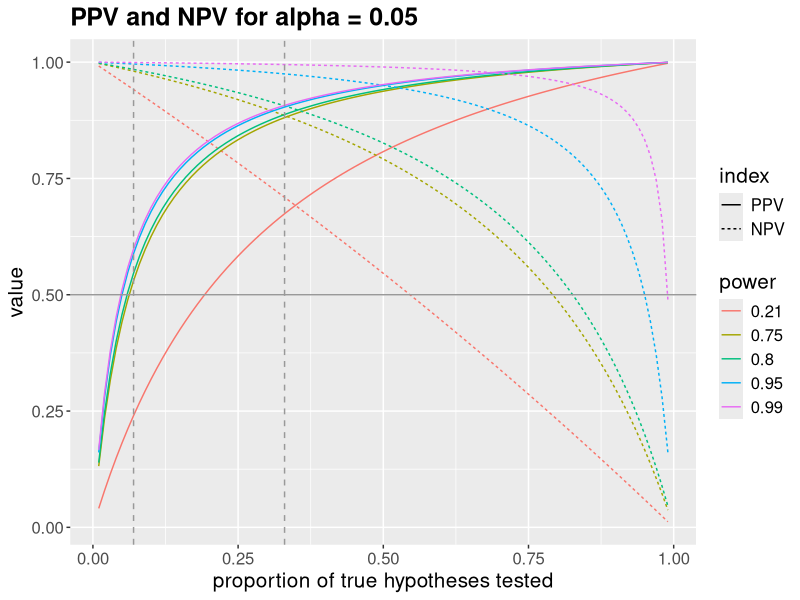
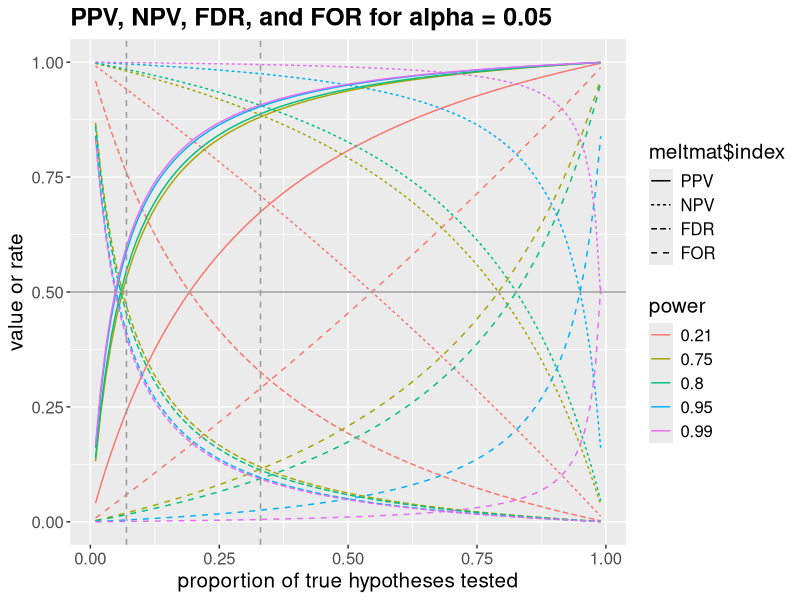

The R source for these figures, in order:
library(reshape2)
library(ggplot2)

#-----------------------------------------------------------------------------------#
#####################################################
# (1) SET VALUES (alpha, power, "power of interest")
#####################################################
alpha <- 0.05 # define alpha level
power <- c(0.21, 0.75, 0.8, 0.95, 0.99) # define levels of power (change or add values)

# The plot features a dashed line indicating the proportion of true hypotheses for which
# PPV=NPV at a given level of power. You can change this "power of interest" 
# by changing the poi value. The value must be among the power levels defined above!
poi <- 0.75  # set power of interest
#-----------------------------------------------------------------------------------#


#-----------------------------------------------------------------------------------#
#############################################
# (2) Do the maths: Run code down to line 87 
# (I know it's clumsy and ugly, I apologise)
#############################################
### create continuous vector for proportion of true hypotheses
H1rate <- c((1:99)/100) 

### create matrices for PPV, NPV, FDR, and FOR to fill with values
PPVmat <- matrix(data=NA, nrow=99, ncol=length(power)+1)
NPVmat <- matrix(data=NA, nrow=99, ncol=length(power)+1)
FDRmat <- matrix(data=NA, nrow=99, ncol=length(power)+1)
FORmat <- matrix(data=NA, nrow=99, ncol=length(power)+1)

colnames(PPVmat) <- c("H1rate", power)  #rename columns of mat
colnames(NPVmat) <- c("H1rate", power)  #rename columns of mat
colnames(FDRmat) <- c("H1rate", power)  #rename columns of mat
colnames(FORmat) <- c("H1rate", power)  #rename columns of mat

PPVmat[,1] <- H1rate
NPVmat[,1] <- H1rate
FDRmat[,1] <- H1rate
FORmat[,1] <- H1rate

### for loop to calculate PPV, NPV, FDR, and FOR for different power levels and fill them into matrices
for(i in 1:length(power)){ 
  for(j in 1:length(H1rate)) {
    truepos <- H1rate[j] * (power[i]) # true positives: proportion of true hypotheses * power
    falseneg <- H1rate[j] * (1-power)[i] # false negatives: proportion of true hypotheses * (1-power)
    falsepos <- (1-H1rate[j]) * alpha # false positives: proportion of false hypotheses * alpha
    trueneg <- (1-H1rate[j]) * (1-alpha) # true negatives: proportion of true hypotheses * (1-alpha)
    
    PPV <- truepos / (truepos + falsepos) #positive predictive value
    FDR <- falsepos / (truepos + falsepos) #false discovery rate
    FOR <- falseneg / (trueneg + falseneg) #false omission rate
    NPV <- trueneg / (trueneg + falseneg) #negative predictive value 
    
    PPVmat[j,(i+1)] <- PPV # fill PPV values into PPVmat
    NPVmat[j,(i+1)] <- NPV # fill NPV values into NPVmat
    FDRmat[j,(i+1)] <- FDR # fill FDR values into FDRmat
    FORmat[j,(i+1)] <- FOR # fill FOR values into FORmat
  }
}

### Turn the four matrices into data frames
PPVdatmat <- as.data.frame(PPVmat)
NPVdatmat <- as.data.frame(NPVmat)
FDRdatmat <- as.data.frame(FDRmat)
FORdatmat <- as.data.frame(FORmat)

### Turn the four data frames into long format
PPVmelt <- melt(PPVdatmat, id.vars="H1rate", variable.name="power", value.name = "PPV")
NPVmelt <- melt(NPVdatmat, id.vars="H1rate", variable.name="power", value.name = "NPV")
FDRmelt <- melt(FDRdatmat, id.vars="H1rate", variable.name="power", value.name = "FDR")
FORmelt <- melt(FORdatmat, id.vars="H1rate", variable.name="power", value.name = "FOR")

### put all four indices into one matrix & melt it for plotting
allmat <- cbind(PPVmelt, NPVmelt$NPV, FDRmelt$FDR, FORmelt$FOR)
colnames(allmat) <- c("H1rate", "power", "PPV", "NPV", "FDR", "FOR")
meltmat <- melt(allmat, id=c("H1rate","power"), variable.name="index")

### To only plot PPV and NPV together, I merged them into one data frame
PVmat <- cbind(PPVmelt, NPVmelt$NPV)
colnames(PVmat) <- c("H1rate", "power", "PPV", "NPV")
PVmat <- melt(PVmat, id=c("H1rate", "power"), variable.name="index")

### calculate the proportion of true hypotheses for which PPV=NPV at power of interest
PVrate <- allmat[which.min(abs(allmat[allmat[,"power"]==poi, "PPV"]-allmat[allmat[,"power"]==0.75, "NPV"])), "H1rate"]
#-----------------------------------------------------------------------------------#

#-----------------------------------------------------------------------------------#
#####################################################################################
# (3) PLOTTING
# I only included a plot with PPV and NPV combined ("PVplot") and one with all four
# indices ("allplot"), but the code above sets up single dataframes for each index, 
# allowing you to plot them individually if you want.
#####################################################################################
cbPalette <- c("#CC79A7", "#E69F00", "#56B4E9", "#009E73", "#D55E00", "#F0E442", "#0072B2", "#999999")

### Plot PPV and NPV together
PVplot <- ggplot(PVmat, aes(x=PVmat$H1rate, y=PVmat$value, colour=PVmat$power, linetype=PVmat$index))  +  
  geom_line() +
  geom_hline(aes(yintercept=0.5), colour="#999999") +
  geom_vline(aes(xintercept=0.07), colour="#999999", linetype="dashed") +
  geom_vline(aes(xintercept=PVrate), colour="#999999", linetype="dashed") +
  theme(text = element_text(size=15)) +
  theme(plot.title = element_text(face="bold")) +
  ggtitle(paste("PPV and NPV for alpha =", alpha)) +
  scale_y_continuous(name="value") +
  scale_x_continuous(name="proportion of true hypotheses tested") +
  scale_linetype_discrete(name="index") +
  scale_colour_discrete(name="power") 
# If you prefer a colourblind-friendly palette, replace the last argument with
# scale_colour_manual(name="power", values=cbPalette) 
PVplot


### plot with all indices (PPV, NPV, FDR, and FOR)
allplot <- ggplot(meltmat, aes(x=meltmat$H1rate, y=meltmat$value, colour=meltmat$power, linetype=meltmat$index))  +  
  geom_line() +
  geom_hline(aes(yintercept=0.5), colour="#999999") +
  geom_vline(aes(xintercept=0.07), colour="#999999", linetype="dashed") +
  geom_vline(aes(xintercept=PVrate), colour="#999999", linetype="dashed") +
  theme(text = element_text(size=15)) +
  theme(plot.title = element_text(face="bold")) +
  ggtitle(paste("PPV, NPV, FDR, and FOR for alpha =", alpha)) +
  scale_y_continuous(name="value or rate") +
  scale_x_continuous(name="proportion of true hypotheses tested") +
  scale_colour_discrete(name="power")   
# If you prefer a colourblind-friendly palette, replace the last argument with
# scale_colour_manual(name="power", values=cbPalette) 
allplot
#-----------------------------------------------------------------------------------#